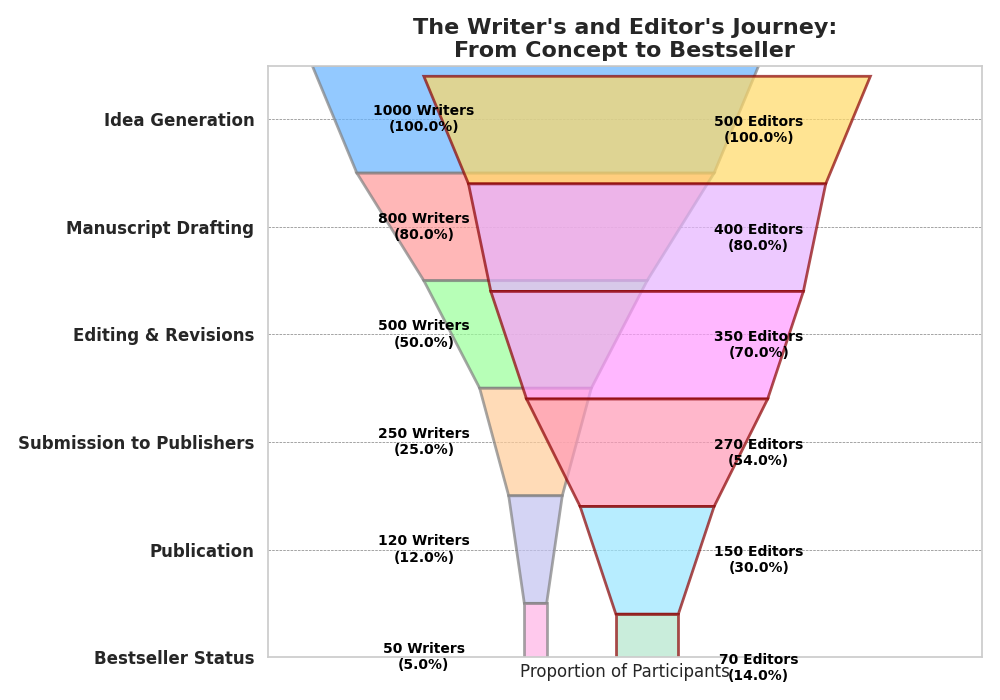

Generate this figure with Python:
import matplotlib.pyplot as plt
from matplotlib.colors import hex2color
from matplotlib.patches import Polygon
import numpy as np

stages = ['Idea Generation', 'Manuscript Drafting', 'Editing & Revisions', 
          'Submission to Publishers', 'Publication', 'Bestseller Status']
writers = [1000, 800, 500, 250, 120, 50]
editing_team = [500, 400, 350, 270, 150, 70]  # New data series for 'Editing Team'
widths_writers = [w / max(writers) for w in writers]
widths_editors = [e / max(editing_team) for e in editing_team]  # Normalized widths for the editing team

polygon_points_writers = []
polygon_points_editors = []

for i, width in enumerate(widths_writers):
    bottom_width = width if i == len(widths_writers) - 1 else widths_writers[i + 1]
    top_left = ((1 - width) / 2, i)
    top_right = ((1 + width) / 2, i)
    bottom_left = ((1 - bottom_width) / 2, i + 1)
    bottom_right = ((1 + bottom_width) / 2, i + 1)
    polygon_points_writers.append([top_left, top_right, bottom_right, bottom_left])

for i, width in enumerate(widths_editors):
    bottom_width = width if i == len(widths_editors) - 1 else widths_editors[i + 1]
    top_left = ((1.5 - width) / 2, i + 0.1)
    top_right = ((1.5 + width) / 2, i + 0.1)
    bottom_left = ((1.5 - bottom_width) / 2, i + 1.1)
    bottom_right = ((1.5 + bottom_width) / 2, i + 1.1)
    polygon_points_editors.append([top_left, top_right, bottom_right, bottom_left])

fig, ax = plt.subplots(figsize=(10, 7))

colors_writers = ['#66b3ff', '#ff9999', '#99ff99', '#ffcc99', '#c2c2f0', '#ffb3e6']
colors_editors = ['#ffd966', '#e6b3ff', '#ff99ff', '#ff99b6', '#99e6ff', '#b3e6cc']

for i, points in enumerate(polygon_points_writers):
    funnel_polygon_writers = Polygon(
        points, closed=True, 
        facecolor=colors_writers[i], edgecolor='gray', 
        linewidth=2, alpha=0.7
    )
    ax.add_patch(funnel_polygon_writers)
    percentage = (writers[i] / writers[0]) * 100
    ax.text(0.25, i + 0.5, f'{writers[i]} Writers\n({percentage:.1f}%)', va='center', ha='center', fontsize=10, color='black', fontweight='bold')

for i, points in enumerate(polygon_points_editors):
    funnel_polygon_editors = Polygon(
        points, closed=True, 
        facecolor=colors_editors[i], edgecolor='darkred', 
        linewidth=2, alpha=0.7
    )
    ax.add_patch(funnel_polygon_editors)
    percentage = (editing_team[i] / editing_team[0]) * 100
    ax.text(1.0, i + 0.6, f'{editing_team[i]} Editors\n({percentage:.1f}%)', va='center', ha='center', fontsize=10, color='black', fontweight='bold')

ax.set_yticks([i + 0.5 for i in range(len(stages))])
ax.set_yticklabels(stages, fontsize=12, fontweight='bold', ha='right')
ax.invert_yaxis()

plt.title("The Writer's and Editor's Journey:\nFrom Concept to Bestseller", fontsize=16, fontweight='bold')
plt.xlabel('Proportion of Participants', fontsize=12)

ax.grid(which='both', linestyle='--', linewidth=0.5, color='gray', axis='both')

ax.set_xticks([])
ax.set_xlim(-0.1, 1.5)

plt.tight_layout()
plt.show()
